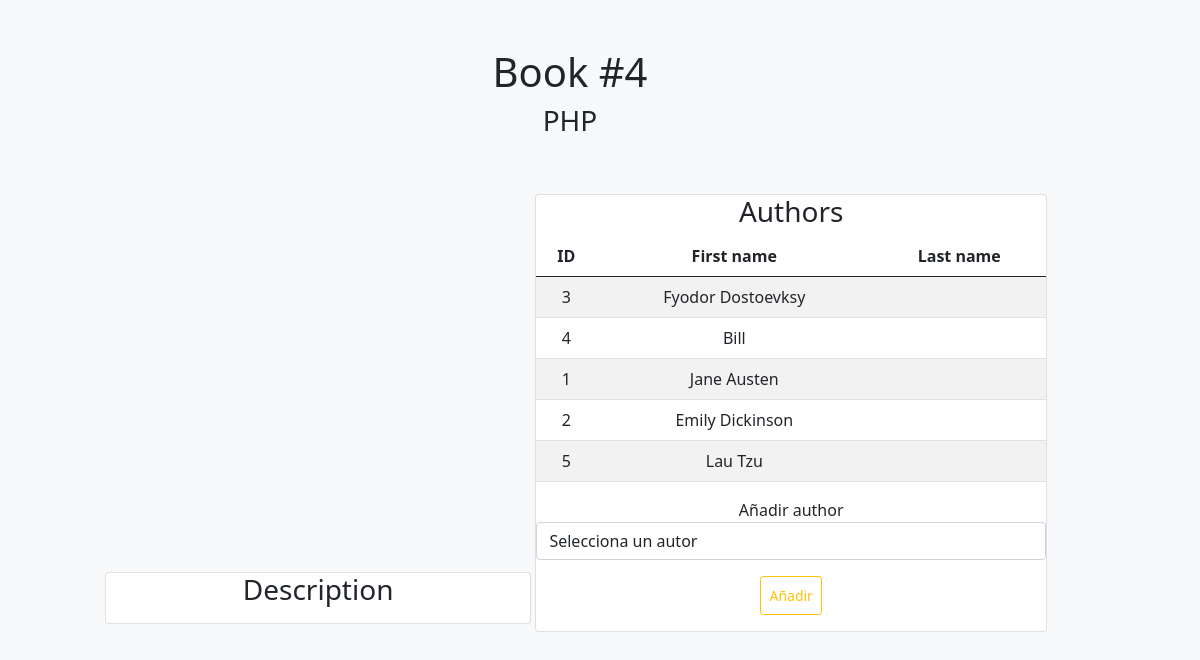
Screenshot of /books/4/ with the database file from the repository.
### books_authors_app/models.py (models this page shows)
class Book(models.Model):
    id = models.AutoField(primary_key=True)
    title = models.CharField(max_length=255)
    description = models.TextField(default="")
    created_at = models.DateTimeField(auto_now_add=True)
    updated_at = models.DateTimeField(auto_now=True)

class Publisher(models.Model):
    id = models.AutoField(primary_key=True)
    first_name = models.CharField(max_length=255)
    last_name = models.CharField(max_length=255, default="")
    books = models.ManyToManyField(Book, related_name="publishers")
    notes = models.TextField(default="")
    created_at = models.DateTimeField(auto_now_add=True)
    updated_at = models.DateTimeField(auto_now=True)

### books_authors_app/views.py (the view)
# urls.py: path('books/<int:libro_id>/', views.view_book, name='libro_id'),
def view_book(request, libro_id):
    book_id= libro_id
    book_authors= Publisher.objects.filter(books__id=book_id)
    context={
        "book":Book.objects.get(id=book_id),
        "publishers": Publisher.objects.all(),
        "book_authors": book_authors
    }
    return render(request, 'view_book.html', context)

### books_authors_app/templates/view_book.html (shortened to what this page needs)
<!DOCTYPE html>
<html lang="en">
<head>
    <link href="https://cdn.jsdelivr.net/npm/bootstrap@5.0.0/dist/css/bootstrap.min.css" rel="stylesheet">
</head>
<body class='bg-light'>
    <div class='container d-inline-block'>
        <div class="col-sm-6 text-center offset-sm-3 mt-4 p-4 " >
            <h1>Book #{{ book.id }}</h1>
            <h3> {{ book.title }}</h3>
        </div>
        <br>
        <div class = "offset-sm-1">
            <div class="card col col-sm-5 d-inline-block ">
                <h3 class="text-center">Description</h3>
            </div>
            <div class="card col col-sm-6 d-inline-block ">
                <h3 class="text-center">Authors</h3>
                <table class="table table-striped  text-center  ">
                    <thead>
                        <tr>
                            <th>ID</th>
                            <th>First name</th>
                            <th>Last name</th>
                        </tr>
                    </thead>
                    <tbody>
                        {% for author in book_authors %}
                            <tr>
                                <td>{{author.id}}</td>
                                <td>{{author.first_name}}</td>
                                <td>{{author.last_name}}</td>
                            </tr>
                        {% endfor %}
                    </tbody>
                </table>
                <div class= "text-center" >
                    <form action="/add_author" method="POST">
                        <label for="">Añadir author</label>
                        <select name="author_id" id="author_id" class="form-control">
                            <option value="0" selected>Selecciona un autor</option>
                        </select>
                        <button type="submit" class="btn btn-sm btn-outline-warning m-3 p-2">Añadir</button>
                    </form>
                </div>
            </div>
        </div>
        <br>
    </div>
</body>
</html>

### rows the page displays
Book: id "4", title "PHP"
Publisher: id "3", first_name "Fyodor Dostoevksy"
Publisher: id "4", first_name "Bill"
Publisher: id "1", first_name "Jane Austen"
Publisher: id "2", first_name "Emily Dickinson"
Publisher: id "5", first_name "Lau Tzu"
